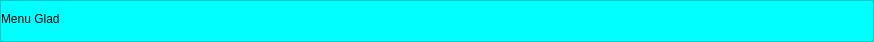
        <widget class="QFrame" name="frame_superior">
         <property name="minimumSize">
          <size>
           <width>0</width>
           <height>42</height>
          </size>
         </property>
         <property name="maximumSize">
          <size>
           <width>16777215</width>
           <height>40</height>
          </size>
         </property>
         <property name="styleSheet">
          <string notr="true">QFrame{
background-color: rgb(0, 255, 255);
}

QPushButton{
	background-color: #000000ff;
	border-radius:20px
}

QPushButton:hover{
	background-color: rgb(53, 53, 79);
	border-radius:20px
}</string>
         </property>
         <property name="frameShape">
          <enum>QFrame::StyledPanel</enum>
         </property>
         <property name="frameShadow">
          <enum>QFrame::Raised</enum>
         </property>
         <layout class="QHBoxLayout" name="horizontalLayout">
          <property name="spacing">
           <number>0</number>
          </property>
          <property name="leftMargin">
           <number>0</number>
          </property>
          <property name="topMargin">
           <number>0</number>
          </property>
          <property name="rightMargin">
           <number>0</number>
          </property>
          <property name="bottomMargin">
           <number>5</number>
          </property>
          <item>
           <widget class="QLabel" name="label">
            <property name="styleSheet">
             <string notr="true">font: 87 12pt &quot;Arial Black&quot;;
color: rgb(0, 0, 0);
</string>
            </property>
            <property name="text">
             <string>Menu Glad</string>
            </property>
           </widget>
          </item>
          <item>
           <spacer name="horizontalSpacer">
            <property name="orientation">
             <enum>Qt::Horizontal</enum>
            </property>
            <property name="sizeHint" stdset="0">
             <size>
              <width>653</width>
              <height>13</height>
             </size>
            </property>
           </spacer>
          </item>
          <item>
           <widget class="QPushButton" name="bt_minimizar">
            <property name="minimumSize">
             <size>
              <width>40</width>
              <height>40</height>
             </size>
            </property>
            <property name="styleSheet">
             <string notr="true"/>
            </property>
            <property name="text">
             <string/>
            </property>
            <property name="icon">
             <iconset>
              <normaloff>minimizar.png</normaloff>minimizar.png</iconset>
            </property>
            <property name="iconSize">
             <size>
              <width>38</width>
              <height>38</height>
             </size>
            </property>
           </widget>
          </item>
          <item>
           <widget class="QPushButton" name="bt_restaurar">
            <property name="minimumSize">
             <size>
              <width>40</width>
              <height>40</height>
             </size>
            </property>
            <property name="styleSheet">
             <string notr="true"/>
            </property>
            <property name="text">
             <string/>
            </property>
            <property name="icon">
             <iconset>
              <normaloff>restaurar.png</normaloff>restaurar.png</iconset>
            </property>
            <property name="iconSize">
             <size>
              <width>38</width>
              <height>38</height>
             </size>
            </property>
           </widget>
          </item>
          <item>
           <widget class="QPushButton" name="bt_maximizar">
            <property name="minimumSize">
             <size>
              <width>40</width>
              <height>40</height>
             </size>
            </property>
            <property name="styleSheet">
             <string notr="true"/>
            </property>
            <property name="text">
             <string/>
            </property>
            <property name="icon">
             <iconset>
              <normaloff>maximizar.png</normaloff>maximizar.png</iconset>
            </property>
            <property name="iconSize">
             <size>
              <width>30</width>
              <height>30</height>
             </size>
            </property>
           </widget>
          </item>
          <item>
           <widget class="QPushButton" name="bt_cerrar">
            <property name="minimumSize">
             <size>
              <width>40</width>
              <height>40</height>
             </size>
            </property>
            <property name="styleSheet">
             <string notr="true"/>
            </property>
            <property name="text">
             <string/>
            </property>
            <property name="icon">
             <iconset>
              <normaloff>cerrar.png</normaloff>cerrar.png</iconset>
            </property>
            <property name="iconSize">
             <size>
              <width>38</width>
              <height>38</height>
             </size>
            </property>
           </widget>
          </item>
         </layout>
        </widget>
